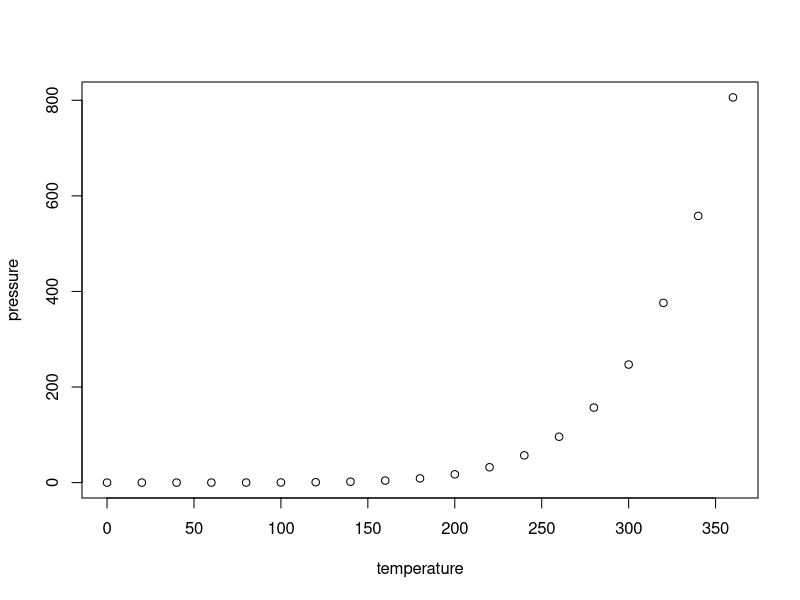
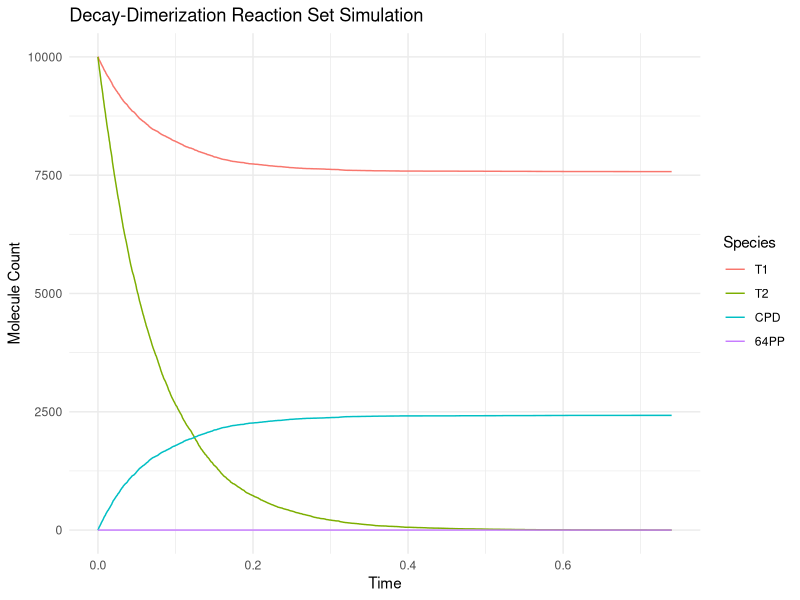
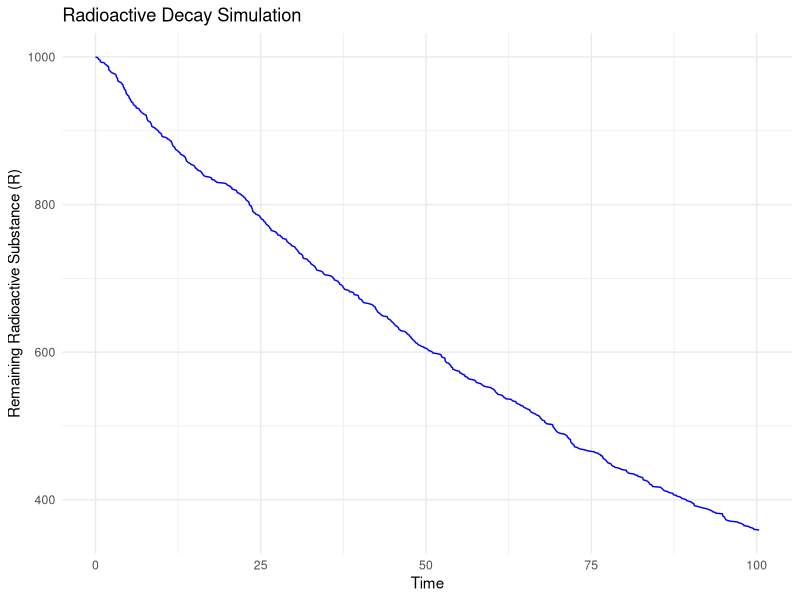

Source code (R) for these figures, in order:
## ---- chunk 1
knitr::opts_chunk$set(echo = TRUE)
## ---- chunk 2
summary(cars)
## ---- chunk 3
plot(pressure)
## ---- chunk 4
# Load required libraries
if (!require("reshape2")) install.packages("reshape2")
if (!require("ggplot2")) install.packages("ggplot2")
library(reshape2)
library(ggplot2)
# Define reaction rates
c1 <- (1 - (37 + 2) / 1e6) * 10   # No dimerization occurs
c2 <- (37 / 1e6) * 10             # Formation of CPD
c3 <- (2 / 1e6) * 10              # Formation of 64-PP
# Initial state
state <- c(T1 = 10000, T2 = 10000, CPD = 0, `64PP` = 0)
# Define propensity functions
propensities <- function(state) {
  c(
    c1 * state["T2"],               # Reaction 1
    c2 * state["T1"] * state["T2"], # Reaction 2
    c3 * state["T2"]                # Reaction 3
  )
}
# Gillespie simulation function
simulate_gillespie <- function(state, max_time) {
  # Initialize time and output data frame
  time <- 0
  output <- data.frame(
    Time = numeric(0),
    T1 = numeric(0),
    T2 = numeric(0),
    CPD = numeric(0),
    `64PP` = numeric(0)
  )
  
  # Record the initial state
  initial_row <- c(Time = time, state)
  output <- rbind(output, as.data.frame(t(initial_row), stringsAsFactors = FALSE))
  
  while (time < max_time) {
    # Calculate propensities
    props <- propensities(state)
    total_prop <- sum(props)
    
    # Stop if no reactions can occur
    if (total_prop == 0) break
    
    # Time to next reaction
    delta_t <- rexp(1, rate = total_prop)
    time <- time + delta_t
    
    # Select which reaction occurs
    reaction <- sample(length(props), 1, prob = props)
    
    # Update state based on reaction
    if (reaction == 1) state["T2"] <- state["T2"] - 1
    if (reaction == 2) {
      state["T1"] <- state["T1"] - 1
      state["T2"] <- state["T2"] - 1
      state["CPD"] <- state["CPD"] + 1
    }
    if (reaction == 3) {
      state["T2"] <- state["T2"] - 1
      state["64PP"] <- state["64PP"] + 1
    }
    
    # Record the new state
    new_row <- c(Time = time, state)
    output <- rbind(output, as.data.frame(t(new_row), stringsAsFactors = FALSE))
  }
  
  # Convert columns to numeric for consistency
  output[] <- lapply(output, as.numeric)
  return(output)
}
# Run the simulation
max_time <- 100
simulation <- simulate_gillespie(state, max_time)
## ---- chunk 5
# Reshape data for plotting
simulation_long <- melt(simulation, id.vars = "Time")
# Plot results
ggplot(simulation_long, aes(x = Time, y = value, color = variable)) +
  geom_line() +
  labs(
    title = "Decay-Dimerization Reaction Set Simulation",
    x = "Time",
    y = "Molecule Count",
    color = "Species"
  ) +
  theme_minimal()
## ---- chunk 6
# Define parameters
c <- 0.01  # Decay rate constant
state <- c(R = 1000)  # Initial radioactive substance
max_time <- 100  # Maximum simulation time
# Define propensity function
propensities <- function(state) {
  c * state["R"]
}
# Gillespie simulation function
simulate_gillespie <- function(state, max_time) {
  time <- 0
  output <- data.frame(Time = numeric(0), R = numeric(0))
  output <- rbind(output, data.frame(Time = time, R = state["R"]))
  
  while (time < max_time) {
    # Calculate propensity
    prop <- propensities(state)
    if (prop == 0) break  # Stop if no reactions can occur
    
    # Time to next reaction
    delta_t <- rexp(1, rate = prop)
    time <- time + delta_t
    
    # Update state (decay reaction)
    state["R"] <- state["R"] - 1
    
    # Record the state
    output <- rbind(output, data.frame(Time = time, R = state["R"]))
  }
  
  return(output)
}
# Run the simulation
simulation <- simulate_gillespie(state, max_time)
## ---- chunk 7
library(ggplot2)
# Plot results
ggplot(simulation, aes(x = Time, y = R)) +
  geom_line(color = "blue") +
  labs(
    title = "Radioactive Decay Simulation",
    x = "Time",
    y = "Remaining Radioactive Substance (R)"
  ) +
  theme_minimal()
